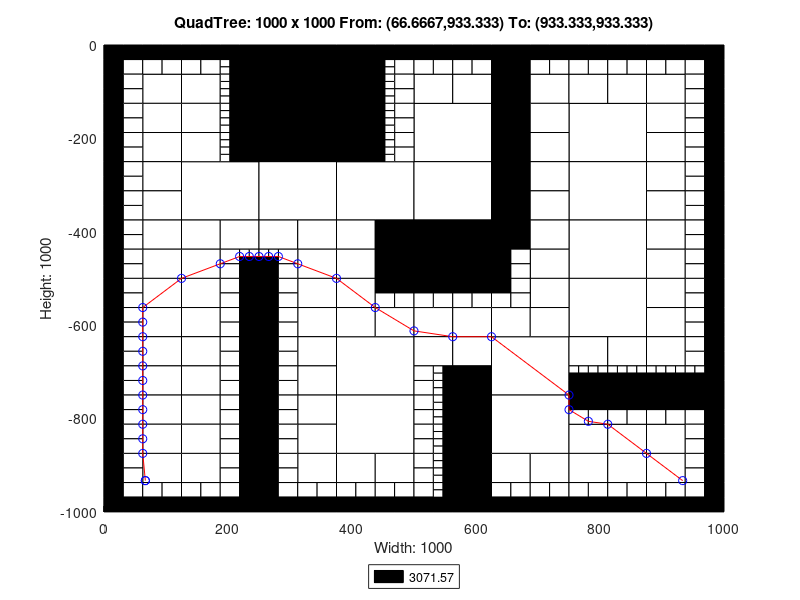

This figure's MATLAB source:
axis([0 1000 -1000 0]);
title('QuadTree: 1000 x 1000 From: (66.6667,933.333) To: (933.333,933.333)');
xlabel('Width: 1000');
ylabel('Height: 1000');
rectangle('Position',[250 -125 125 125], 'FaceColor',[0 0 0]);
rectangle('Position',[250 -250 125 125], 'FaceColor',[0 0 0]);
rectangle('Position',[125 -375 125 125], 'FaceColor',[1 1 1]);
rectangle('Position',[250 -375 125 125], 'FaceColor',[1 1 1]);
rectangle('Position',[375 -375 125 125], 'FaceColor',[1 1 1]);
rectangle('Position',[500 -250 125 125], 'FaceColor',[1 1 1]);
rectangle('Position',[750 -250 125 125], 'FaceColor',[1 1 1]);
rectangle('Position',[500 -375 125 125], 'FaceColor',[1 1 1]);
rectangle('Position',[500 -500 125 125], 'FaceColor',[0 0 0]);
rectangle('Position',[750 -375 125 125], 'FaceColor',[1 1 1]);
rectangle('Position',[750 -500 125 125], 'FaceColor',[1 1 1]);
rectangle('Position',[375 -750 125 125], 'FaceColor',[1 1 1]);
rectangle('Position',[375 -875 125 125], 'FaceColor',[1 1 1]);
rectangle('Position',[625 -750 125 125], 'FaceColor',[1 1 1]);
rectangle('Position',[750 -625 125 125], 'FaceColor',[1 1 1]);
rectangle('Position',[625 -875 125 125], 'FaceColor',[1 1 1]);
rectangle('Position',[62.5 -125 62.5 62.5], 'FaceColor',[1 1 1]);
rectangle('Position',[125 -125 62.5 62.5], 'FaceColor',[1 1 1]);
rectangle('Position',[62.5 -187.5 62.5 62.5], 'FaceColor',[1 1 1]);
rectangle('Position',[62.5 -250 62.5 62.5], 'FaceColor',[1 1 1]);
rectangle('Position',[125 -187.5 62.5 62.5], 'FaceColor',[1 1 1]);
rectangle('Position',[125 -250 62.5 62.5], 'FaceColor',[1 1 1]);
rectangle('Position',[375 -62.5 62.5 62.5], 'FaceColor',[0 0 0]);
rectangle('Position',[375 -125 62.5 62.5], 'FaceColor',[0 0 0]);
rectangle('Position',[375 -187.5 62.5 62.5], 'FaceColor',[0 0 0]);
rectangle('Position',[375 -250 62.5 62.5], 'FaceColor',[0 0 0]);
rectangle('Position',[62.5 -312.5 62.5 62.5], 'FaceColor',[1 1 1]);
rectangle('Position',[62.5 -375 62.5 62.5], 'FaceColor',[1 1 1]);
rectangle('Position',[62.5 -437.5 62.5 62.5], 'FaceColor',[1 1 1]);
rectangle('Position',[62.5 -500 62.5 62.5], 'FaceColor',[1 1 1]);
rectangle('Position',[125 -437.5 62.5 62.5], 'FaceColor',[1 1 1]);
rectangle('Position',[187.5 -437.5 62.5 62.5], 'FaceColor',[1 1 1]);
rectangle('Position',[125 -500 62.5 62.5], 'FaceColor',[1 1 1]);
rectangle('Position',[250 -437.5 62.5 62.5], 'FaceColor',[1 1 1]);
rectangle('Position',[312.5 -437.5 62.5 62.5], 'FaceColor',[1 1 1]);
rectangle('Position',[312.5 -500 62.5 62.5], 'FaceColor',[1 1 1]);
rectangle('Position',[375 -437.5 62.5 62.5], 'FaceColor',[1 1 1]);
rectangle('Position',[437.5 -437.5 62.5 62.5], 'FaceColor',[0 0 0]);
rectangle('Position',[375 -500 62.5 62.5], 'FaceColor',[1 1 1]);
rectangle('Position',[437.5 -500 62.5 62.5], 'FaceColor',[0 0 0]);
rectangle('Position',[500 -125 62.5 62.5], 'FaceColor',[1 1 1]);
rectangle('Position',[562.5 -125 62.5 62.5], 'FaceColor',[1 1 1]);
rectangle('Position',[625 -62.5 62.5 62.5], 'FaceColor',[0 0 0]);
rectangle('Position',[625 -125 62.5 62.5], 'FaceColor',[0 0 0]);
rectangle('Position',[687.5 -125 62.5 62.5], 'FaceColor',[1 1 1]);
rectangle('Position',[625 -187.5 62.5 62.5], 'FaceColor',[0 0 0]);
rectangle('Position',[687.5 -187.5 62.5 62.5], 'FaceColor',[1 1 1]);
rectangle('Position',[625 -250 62.5 62.5], 'FaceColor',[0 0 0]);
rectangle('Position',[687.5 -250 62.5 62.5], 'FaceColor',[1 1 1]);
rectangle('Position',[750 -125 62.5 62.5], 'FaceColor',[1 1 1]);
rectangle('Position',[812.5 -125 62.5 62.5], 'FaceColor',[1 1 1]);
rectangle('Position',[875 -125 62.5 62.5], 'FaceColor',[1 1 1]);
rectangle('Position',[875 -187.5 62.5 62.5], 'FaceColor',[1 1 1]);
rectangle('Position',[875 -250 62.5 62.5], 'FaceColor',[1 1 1]);
rectangle('Position',[625 -312.5 62.5 62.5], 'FaceColor',[0 0 0]);
rectangle('Position',[687.5 -312.5 62.5 62.5], 'FaceColor',[1 1 1]);
rectangle('Position',[625 -375 62.5 62.5], 'FaceColor',[0 0 0]);
rectangle('Position',[687.5 -375 62.5 62.5], 'FaceColor',[1 1 1]);
rectangle('Position',[625 -437.5 62.5 62.5], 'FaceColor',[0 0 0]);
rectangle('Position',[687.5 -437.5 62.5 62.5], 'FaceColor',[1 1 1]);
rectangle('Position',[687.5 -500 62.5 62.5], 'FaceColor',[1 1 1]);
rectangle('Position',[875 -312.5 62.5 62.5], 'FaceColor',[1 1 1]);
rectangle('Position',[875 -375 62.5 62.5], 'FaceColor',[1 1 1]);
rectangle('Position',[875 -437.5 62.5 62.5], 'FaceColor',[1 1 1]);
rectangle('Position',[875 -500 62.5 62.5], 'FaceColor',[1 1 1]);
rectangle('Position',[62.5 -562.5 62.5 62.5], 'FaceColor',[1 1 1]);
rectangle('Position',[62.5 -625 62.5 62.5], 'FaceColor',[1 1 1]);
rectangle('Position',[125 -562.5 62.5 62.5], 'FaceColor',[1 1 1]);
rectangle('Position',[125 -625 62.5 62.5], 'FaceColor',[1 1 1]);
rectangle('Position',[62.5 -687.5 62.5 62.5], 'FaceColor',[1 1 1]);
rectangle('Position',[62.5 -750 62.5 62.5], 'FaceColor',[1 1 1]);
rectangle('Position',[125 -687.5 62.5 62.5], 'FaceColor',[1 1 1]);
rectangle('Position',[125 -750 62.5 62.5], 'FaceColor',[1 1 1]);
rectangle('Position',[312.5 -562.5 62.5 62.5], 'FaceColor',[1 1 1]);
rectangle('Position',[312.5 -625 62.5 62.5], 'FaceColor',[1 1 1]);
rectangle('Position',[375 -562.5 62.5 62.5], 'FaceColor',[1 1 1]);
rectangle('Position',[375 -625 62.5 62.5], 'FaceColor',[1 1 1]);
rectangle('Position',[437.5 -625 62.5 62.5], 'FaceColor',[1 1 1]);
rectangle('Position',[312.5 -687.5 62.5 62.5], 'FaceColor',[1 1 1]);
rectangle('Position',[312.5 -750 62.5 62.5], 'FaceColor',[1 1 1]);
rectangle('Position',[62.5 -812.5 62.5 62.5], 'FaceColor',[1 1 1]);
rectangle('Position',[62.5 -875 62.5 62.5], 'FaceColor',[1 1 1]);
rectangle('Position',[125 -812.5 62.5 62.5], 'FaceColor',[1 1 1]);
rectangle('Position',[125 -875 62.5 62.5], 'FaceColor',[1 1 1]);
rectangle('Position',[62.5 -937.5 62.5 62.5], 'FaceColor',[1 1 1]);
rectangle('Position',[125 -937.5 62.5 62.5], 'FaceColor',[1 1 1]);
rectangle('Position',[312.5 -812.5 62.5 62.5], 'FaceColor',[1 1 1]);
rectangle('Position',[312.5 -875 62.5 62.5], 'FaceColor',[1 1 1]);
rectangle('Position',[312.5 -937.5 62.5 62.5], 'FaceColor',[1 1 1]);
rectangle('Position',[375 -937.5 62.5 62.5], 'FaceColor',[1 1 1]);
rectangle('Position',[437.5 -937.5 62.5 62.5], 'FaceColor',[1 1 1]);
rectangle('Position',[500 -625 62.5 62.5], 'FaceColor',[1 1 1]);
rectangle('Position',[562.5 -625 62.5 62.5], 'FaceColor',[1 1 1]);
rectangle('Position',[687.5 -562.5 62.5 62.5], 'FaceColor',[1 1 1]);
rectangle('Position',[625 -625 62.5 62.5], 'FaceColor',[1 1 1]);
rectangle('Position',[687.5 -625 62.5 62.5], 'FaceColor',[1 1 1]);
rectangle('Position',[500 -687.5 62.5 62.5], 'FaceColor',[1 1 1]);
rectangle('Position',[562.5 -687.5 62.5 62.5], 'FaceColor',[1 1 1]);
rectangle('Position',[562.5 -750 62.5 62.5], 'FaceColor',[0 0 0]);
rectangle('Position',[875 -562.5 62.5 62.5], 'FaceColor',[1 1 1]);
rectangle('Position',[875 -625 62.5 62.5], 'FaceColor',[1 1 1]);
rectangle('Position',[750 -687.5 62.5 62.5], 'FaceColor',[1 1 1]);
rectangle('Position',[812.5 -687.5 62.5 62.5], 'FaceColor',[1 1 1]);
rectangle('Position',[875 -687.5 62.5 62.5], 'FaceColor',[1 1 1]);
rectangle('Position',[562.5 -812.5 62.5 62.5], 'FaceColor',[0 0 0]);
rectangle('Position',[562.5 -875 62.5 62.5], 'FaceColor',[0 0 0]);
rectangle('Position',[562.5 -937.5 62.5 62.5], 'FaceColor',[0 0 0]);
rectangle('Position',[562.5 -1000 62.5 62.5], 'FaceColor',[0 0 0]);
rectangle('Position',[625 -937.5 62.5 62.5], 'FaceColor',[1 1 1]);
rectangle('Position',[687.5 -937.5 62.5 62.5], 'FaceColor',[1 1 1]);
rectangle('Position',[750 -875 62.5 62.5], 'FaceColor',[1 1 1]);
rectangle('Position',[812.5 -875 62.5 62.5], 'FaceColor',[1 1 1]);
rectangle('Position',[875 -875 62.5 62.5], 'FaceColor',[1 1 1]);
rectangle('Position',[750 -937.5 62.5 62.5], 'FaceColor',[1 1 1]);
rectangle('Position',[812.5 -937.5 62.5 62.5], 'FaceColor',[1 1 1]);
rectangle('Position',[875 -937.5 62.5 62.5], 'FaceColor',[1 1 1]);
rectangle('Position',[0 -31.25 31.25 31.25], 'FaceColor',[0 0 0]);
rectangle('Position',[31.25 -31.25 31.25 31.25], 'FaceColor',[0 0 0]);
rectangle('Position',[0 -62.5 31.25 31.25], 'FaceColor',[0 0 0]);
rectangle('Position',[31.25 -62.5 31.25 31.25], 'FaceColor',[1 1 1]);
rectangle('Position',[62.5 -31.25 31.25 31.25], 'FaceColor',[0 0 0]);
rectangle('Position',[93.75 -31.25 31.25 31.25], 'FaceColor',[0 0 0]);
rectangle('Position',[62.5 -62.5 31.25 31.25], 'FaceColor',[1 1 1]);
rectangle('Position',[93.75 -62.5 31.25 31.25], 'FaceColor',[1 1 1]);
rectangle('Position',[0 -93.75 31.25 31.25], 'FaceColor',[0 0 0]);
rectangle('Position',[31.25 -93.75 31.25 31.25], 'FaceColor',[1 1 1]);
rectangle('Position',[0 -125 31.25 31.25], 'FaceColor',[0 0 0]);
rectangle('Position',[31.25 -125 31.25 31.25], 'FaceColor',[1 1 1]);
rectangle('Position',[125 -31.25 31.25 31.25], 'FaceColor',[0 0 0]);
rectangle('Position',[156.25 -31.25 31.25 31.25], 'FaceColor',[0 0 0]);
rectangle('Position',[125 -62.5 31.25 31.25], 'FaceColor',[1 1 1]);
rectangle('Position',[156.25 -62.5 31.25 31.25], 'FaceColor',[1 1 1]);
rectangle('Position',[187.5 -31.25 31.25 31.25], 'FaceColor',[0 0 0]);
rectangle('Position',[218.75 -31.25 31.25 31.25], 'FaceColor',[0 0 0]);
rectangle('Position',[218.75 -62.5 31.25 31.25], 'FaceColor',[0 0 0]);
rectangle('Position',[218.75 -93.75 31.25 31.25], 'FaceColor',[0 0 0]);
rectangle('Position',[218.75 -125 31.25 31.25], 'FaceColor',[0 0 0]);
rectangle('Position',[0 -156.25 31.25 31.25], 'FaceColor',[0 0 0]);
rectangle('Position',[31.25 -156.25 31.25 31.25], 'FaceColor',[1 1 1]);
rectangle('Position',[0 -187.5 31.25 31.25], 'FaceColor',[0 0 0]);
rectangle('Position',[31.25 -187.5 31.25 31.25], 'FaceColor',[1 1 1]);
rectangle('Position',[0 -218.75 31.25 31.25], 'FaceColor',[0 0 0]);
rectangle('Position',[31.25 -218.75 31.25 31.25], 'FaceColor',[1 1 1]);
rectangle('Position',[0 -250 31.25 31.25], 'FaceColor',[0 0 0]);
rectangle('Position',[31.25 -250 31.25 31.25], 'FaceColor',[1 1 1]);
rectangle('Position',[218.75 -156.25 31.25 31.25], 'FaceColor',[0 0 0]);
rectangle('Position',[218.75 -187.5 31.25 31.25], 'FaceColor',[0 0 0]);
rectangle('Position',[218.75 -218.75 31.25 31.25], 'FaceColor',[0 0 0]);
rectangle('Position',[218.75 -250 31.25 31.25], 'FaceColor',[0 0 0]);
rectangle('Position',[437.5 -31.25 31.25 31.25], 'FaceColor',[0 0 0]);
rectangle('Position',[468.75 -31.25 31.25 31.25], 'FaceColor',[0 0 0]);
rectangle('Position',[468.75 -62.5 31.25 31.25], 'FaceColor',[1 1 1]);
rectangle('Position',[468.75 -93.75 31.25 31.25], 'FaceColor',[1 1 1]);
rectangle('Position',[468.75 -125 31.25 31.25], 'FaceColor',[1 1 1]);
rectangle('Position',[468.75 -156.25 31.25 31.25], 'FaceColor',[1 1 1]);
rectangle('Position',[468.75 -187.5 31.25 31.25], 'FaceColor',[1 1 1]);
rectangle('Position',[468.75 -218.75 31.25 31.25], 'FaceColor',[1 1 1]);
rectangle('Position',[468.75 -250 31.25 31.25], 'FaceColor',[1 1 1]);
rectangle('Position',[0 -281.25 31.25 31.25], 'FaceColor',[0 0 0]);
rectangle('Position',[31.25 -281.25 31.25 31.25], 'FaceColor',[1 1 1]);
rectangle('Position',[0 -312.5 31.25 31.25], 'FaceColor',[0 0 0]);
rectangle('Position',[31.25 -312.5 31.25 31.25], 'FaceColor',[1 1 1]);
rectangle('Position',[0 -343.75 31.25 31.25], 'FaceColor',[0 0 0]);
rectangle('Position',[31.25 -343.75 31.25 31.25], 'FaceColor',[1 1 1]);
rectangle('Position',[0 -375 31.25 31.25], 'FaceColor',[0 0 0]);
rectangle('Position',[31.25 -375 31.25 31.25], 'FaceColor',[1 1 1]);
rectangle('Position',[0 -406.25 31.25 31.25], 'FaceColor',[0 0 0]);
rectangle('Position',[31.25 -406.25 31.25 31.25], 'FaceColor',[1 1 1]);
rectangle('Position',[0 -437.5 31.25 31.25], 'FaceColor',[0 0 0]);
rectangle('Position',[31.25 -437.5 31.25 31.25], 'FaceColor',[1 1 1]);
rectangle('Position',[0 -468.75 31.25 31.25], 'FaceColor',[0 0 0]);
rectangle('Position',[31.25 -468.75 31.25 31.25], 'FaceColor',[1 1 1]);
rectangle('Position',[0 -500 31.25 31.25], 'FaceColor',[0 0 0]);
rectangle('Position',[31.25 -500 31.25 31.25], 'FaceColor',[1 1 1]);
rectangle('Position',[187.5 -468.75 31.25 31.25], 'FaceColor',[1 1 1]);
rectangle('Position',[187.5 -500 31.25 31.25], 'FaceColor',[1 1 1]);
rectangle('Position',[218.75 -500 31.25 31.25], 'FaceColor',[0 0 0]);
rectangle('Position',[281.25 -468.75 31.25 31.25], 'FaceColor',[1 1 1]);
rectangle('Position',[250 -500 31.25 31.25], 'FaceColor',[0 0 0]);
rectangle('Position',[281.25 -500 31.25 31.25], 'FaceColor',[1 1 1]);
rectangle('Position',[500 -31.25 31.25 31.25], 'FaceColor',[0 0 0]);
rectangle('Position',[531.25 -31.25 31.25 31.25], 'FaceColor',[0 0 0]);
rectangle('Position',[500 -62.5 31.25 31.25], 'FaceColor',[1 1 1]);
rectangle('Position',[531.25 -62.5 31.25 31.25], 'FaceColor',[1 1 1]);
rectangle('Position',[562.5 -31.25 31.25 31.25], 'FaceColor',[0 0 0]);
rectangle('Position',[593.75 -31.25 31.25 31.25], 'FaceColor',[0 0 0]);
rectangle('Position',[562.5 -62.5 31.25 31.25], 'FaceColor',[1 1 1]);
rectangle('Position',[593.75 -62.5 31.25 31.25], 'FaceColor',[1 1 1]);
rectangle('Position',[687.5 -31.25 31.25 31.25], 'FaceColor',[0 0 0]);
rectangle('Position',[718.75 -31.25 31.25 31.25], 'FaceColor',[0 0 0]);
rectangle('Position',[687.5 -62.5 31.25 31.25], 'FaceColor',[1 1 1]);
rectangle('Position',[718.75 -62.5 31.25 31.25], 'FaceColor',[1 1 1]);
rectangle('Position',[750 -31.25 31.25 31.25], 'FaceColor',[0 0 0]);
rectangle('Position',[781.25 -31.25 31.25 31.25], 'FaceColor',[0 0 0]);
rectangle('Position',[750 -62.5 31.25 31.25], 'FaceColor',[1 1 1]);
rectangle('Position',[781.25 -62.5 31.25 31.25], 'FaceColor',[1 1 1]);
rectangle('Position',[812.5 -31.25 31.25 31.25], 'FaceColor',[0 0 0]);
rectangle('Position',[843.75 -31.25 31.25 31.25], 'FaceColor',[0 0 0]);
rectangle('Position',[812.5 -62.5 31.25 31.25], 'FaceColor',[1 1 1]);
rectangle('Position',[843.75 -62.5 31.25 31.25], 'FaceColor',[1 1 1]);
rectangle('Position',[875 -31.25 31.25 31.25], 'FaceColor',[0 0 0]);
rectangle('Position',[906.25 -31.25 31.25 31.25], 'FaceColor',[0 0 0]);
rectangle('Position',[875 -62.5 31.25 31.25], 'FaceColor',[1 1 1]);
rectangle('Position',[906.25 -62.5 31.25 31.25], 'FaceColor',[1 1 1]);
rectangle('Position',[937.5 -31.25 31.25 31.25], 'FaceColor',[0 0 0]);
rectangle('Position',[968.75 -31.25 31.25 31.25], 'FaceColor',[0 0 0]);
rectangle('Position',[937.5 -62.5 31.25 31.25], 'FaceColor',[1 1 1]);
rectangle('Position',[968.75 -62.5 31.25 31.25], 'FaceColor',[0 0 0]);
rectangle('Position',[937.5 -93.75 31.25 31.25], 'FaceColor',[1 1 1]);
rectangle('Position',[968.75 -93.75 31.25 31.25], 'FaceColor',[0 0 0]);
rectangle('Position',[937.5 -125 31.25 31.25], 'FaceColor',[1 1 1]);
rectangle('Position',[968.75 -125 31.25 31.25], 'FaceColor',[0 0 0]);
rectangle('Position',[937.5 -156.25 31.25 31.25], 'FaceColor',[1 1 1]);
rectangle('Position',[968.75 -156.25 31.25 31.25], 'FaceColor',[0 0 0]);
rectangle('Position',[937.5 -187.5 31.25 31.25], 'FaceColor',[1 1 1]);
rectangle('Position',[968.75 -187.5 31.25 31.25], 'FaceColor',[0 0 0]);
rectangle('Position',[937.5 -218.75 31.25 31.25], 'FaceColor',[1 1 1]);
rectangle('Position',[968.75 -218.75 31.25 31.25], 'FaceColor',[0 0 0]);
rectangle('Position',[937.5 -250 31.25 31.25], 'FaceColor',[1 1 1]);
rectangle('Position',[968.75 -250 31.25 31.25], 'FaceColor',[0 0 0]);
rectangle('Position',[625 -468.75 31.25 31.25], 'FaceColor',[0 0 0]);
rectangle('Position',[656.25 -468.75 31.25 31.25], 'FaceColor',[1 1 1]);
rectangle('Position',[625 -500 31.25 31.25], 'FaceColor',[0 0 0]);
rectangle('Position',[656.25 -500 31.25 31.25], 'FaceColor',[1 1 1]);
rectangle('Position',[937.5 -281.25 31.25 31.25], 'FaceColor',[1 1 1]);
rectangle('Position',[968.75 -281.25 31.25 31.25], 'FaceColor',[0 0 0]);
rectangle('Position',[937.5 -312.5 31.25 31.25], 'FaceColor',[1 1 1]);
rectangle('Position',[968.75 -312.5 31.25 31.25], 'FaceColor',[0 0 0]);
rectangle('Position',[937.5 -343.75 31.25 31.25], 'FaceColor',[1 1 1]);
rectangle('Position',[968.75 -343.75 31.25 31.25], 'FaceColor',[0 0 0]);
rectangle('Position',[937.5 -375 31.25 31.25], 'FaceColor',[1 1 1]);
rectangle('Position',[968.75 -375 31.25 31.25], 'FaceColor',[0 0 0]);
rectangle('Position',[937.5 -406.25 31.25 31.25], 'FaceColor',[1 1 1]);
rectangle('Position',[968.75 -406.25 31.25 31.25], 'FaceColor',[0 0 0]);
rectangle('Position',[937.5 -437.5 31.25 31.25], 'FaceColor',[1 1 1]);
rectangle('Position',[968.75 -437.5 31.25 31.25], 'FaceColor',[0 0 0]);
rectangle('Position',[937.5 -468.75 31.25 31.25], 'FaceColor',[1 1 1]);
rectangle('Position',[968.75 -468.75 31.25 31.25], 'FaceColor',[0 0 0]);
rectangle('Position',[937.5 -500 31.25 31.25], 'FaceColor',[1 1 1]);
rectangle('Position',[968.75 -500 31.25 31.25], 'FaceColor',[0 0 0]);
rectangle('Position',[0 -531.25 31.25 31.25], 'FaceColor',[0 0 0]);
rectangle('Position',[31.25 -531.25 31.25 31.25], 'FaceColor',[1 1 1]);
rectangle('Position',[0 -562.5 31.25 31.25], 'FaceColor',[0 0 0]);
rectangle('Position',[31.25 -562.5 31.25 31.25], 'FaceColor',[1 1 1]);
rectangle('Position',[0 -593.75 31.25 31.25], 'FaceColor',[0 0 0]);
rectangle('Position',[31.25 -593.75 31.25 31.25], 'FaceColor',[1 1 1]);
rectangle('Position',[0 -625 31.25 31.25], 'FaceColor',[0 0 0]);
rectangle('Position',[31.25 -625 31.25 31.25], 'FaceColor',[1 1 1]);
rectangle('Position',[187.5 -531.25 31.25 31.25], 'FaceColor',[1 1 1]);
rectangle('Position',[218.75 -531.25 31.25 31.25], 'FaceColor',[0 0 0]);
rectangle('Position',[187.5 -562.5 31.25 31.25], 'FaceColor',[1 1 1]);
rectangle('Position',[218.75 -562.5 31.25 31.25], 'FaceColor',[0 0 0]);
rectangle('Position',[187.5 -593.75 31.25 31.25], 'FaceColor',[1 1 1]);
rectangle('Position',[218.75 -593.75 31.25 31.25], 'FaceColor',[0 0 0]);
rectangle('Position',[187.5 -625 31.25 31.25], 'FaceColor',[1 1 1]);
rectangle('Position',[218.75 -625 31.25 31.25], 'FaceColor',[0 0 0]);
rectangle('Position',[0 -656.25 31.25 31.25], 'FaceColor',[0 0 0]);
rectangle('Position',[31.25 -656.25 31.25 31.25], 'FaceColor',[1 1 1]);
rectangle('Position',[0 -687.5 31.25 31.25], 'FaceColor',[0 0 0]);
rectangle('Position',[31.25 -687.5 31.25 31.25], 'FaceColor',[1 1 1]);
rectangle('Position',[0 -718.75 31.25 31.25], 'FaceColor',[0 0 0]);
rectangle('Position',[31.25 -718.75 31.25 31.25], 'FaceColor',[1 1 1]);
rectangle('Position',[0 -750 31.25 31.25], 'FaceColor',[0 0 0]);
rectangle('Position',[31.25 -750 31.25 31.25], 'FaceColor',[1 1 1]);
rectangle('Position',[187.5 -656.25 31.25 31.25], 'FaceColor',[1 1 1]);
rectangle('Position',[218.75 -656.25 31.25 31.25], 'FaceColor',[0 0 0]);
rectangle('Position',[187.5 -687.5 31.25 31.25], 'FaceColor',[1 1 1]);
rectangle('Position',[218.75 -687.5 31.25 31.25], 'FaceColor',[0 0 0]);
rectangle('Position',[187.5 -718.75 31.25 31.25], 'FaceColor',[1 1 1]);
rectangle('Position',[218.75 -718.75 31.25 31.25], 'FaceColor',[0 0 0]);
rectangle('Position',[187.5 -750 31.25 31.25], 'FaceColor',[1 1 1]);
rectangle('Position',[218.75 -750 31.25 31.25], 'FaceColor',[0 0 0]);
rectangle('Position',[250 -531.25 31.25 31.25], 'FaceColor',[0 0 0]);
rectangle('Position',[281.25 -531.25 31.25 31.25], 'FaceColor',[1 1 1]);
rectangle('Position',[250 -562.5 31.25 31.25], 'FaceColor',[0 0 0]);
rectangle('Position',[281.25 -562.5 31.25 31.25], 'FaceColor',[1 1 1]);
rectangle('Position',[250 -593.75 31.25 31.25], 'FaceColor',[0 0 0]);
rectangle('Position',[281.25 -593.75 31.25 31.25], 'FaceColor',[1 1 1]);
rectangle('Position',[250 -625 31.25 31.25], 'FaceColor',[0 0 0]);
rectangle('Position',[281.25 -625 31.25 31.25], 'FaceColor',[1 1 1]);
rectangle('Position',[437.5 -531.25 31.25 31.25], 'FaceColor',[0 0 0]);
rectangle('Position',[468.75 -531.25 31.25 31.25], 'FaceColor',[0 0 0]);
rectangle('Position',[437.5 -562.5 31.25 31.25], 'FaceColor',[1 1 1]);
rectangle('Position',[468.75 -562.5 31.25 31.25], 'FaceColor',[1 1 1]);
rectangle('Position',[250 -656.25 31.25 31.25], 'FaceColor',[0 0 0]);
rectangle('Position',[281.25 -656.25 31.25 31.25], 'FaceColor',[1 1 1]);
rectangle('Position',[250 -687.5 31.25 31.25], 'FaceColor',[0 0 0]);
rectangle('Position',[281.25 -687.5 31.25 31.25], 'FaceColor',[1 1 1]);
rectangle('Position',[250 -718.75 31.25 31.25], 'FaceColor',[0 0 0]);
rectangle('Position',[281.25 -718.75 31.25 31.25], 'FaceColor',[1 1 1]);
rectangle('Position',[250 -750 31.25 31.25], 'FaceColor',[0 0 0]);
rectangle('Position',[281.25 -750 31.25 31.25], 'FaceColor',[1 1 1]);
rectangle('Position',[0 -781.25 31.25 31.25], 'FaceColor',[0 0 0]);
rectangle('Position',[31.25 -781.25 31.25 31.25], 'FaceColor',[1 1 1]);
rectangle('Position',[0 -812.5 31.25 31.25], 'FaceColor',[0 0 0]);
rectangle('Position',[31.25 -812.5 31.25 31.25], 'FaceColor',[1 1 1]);
rectangle('Position',[0 -843.75 31.25 31.25], 'FaceColor',[0 0 0]);
rectangle('Position',[31.25 -843.75 31.25 31.25], 'FaceColor',[1 1 1]);
rectangle('Position',[0 -875 31.25 31.25], 'FaceColor',[0 0 0]);
rectangle('Position',[31.25 -875 31.25 31.25], 'FaceColor',[1 1 1]);
rectangle('Position',[187.5 -781.25 31.25 31.25], 'FaceColor',[1 1 1]);
rectangle('Position',[218.75 -781.25 31.25 31.25], 'FaceColor',[0 0 0]);
rectangle('Position',[187.5 -812.5 31.25 31.25], 'FaceColor',[1 1 1]);
rectangle('Position',[218.75 -812.5 31.25 31.25], 'FaceColor',[0 0 0]);
rectangle('Position',[187.5 -843.75 31.25 31.25], 'FaceColor',[1 1 1]);
rectangle('Position',[218.75 -843.75 31.25 31.25], 'FaceColor',[0 0 0]);
rectangle('Position',[187.5 -875 31.25 31.25], 'FaceColor',[1 1 1]);
rectangle('Position',[218.75 -875 31.25 31.25], 'FaceColor',[0 0 0]);
rectangle('Position',[0 -906.25 31.25 31.25], 'FaceColor',[0 0 0]);
rectangle('Position',[31.25 -906.25 31.25 31.25], 'FaceColor',[1 1 1]);
rectangle('Position',[0 -937.5 31.25 31.25], 'FaceColor',[0 0 0]);
rectangle('Position',[31.25 -937.5 31.25 31.25], 'FaceColor',[1 1 1]);
rectangle('Position',[0 -968.75 31.25 31.25], 'FaceColor',[0 0 0]);
rectangle('Position',[31.25 -968.75 31.25 31.25], 'FaceColor',[1 1 1]);
rectangle('Position',[0 -1000 31.25 31.25], 'FaceColor',[0 0 0]);
rectangle('Position',[31.25 -1000 31.25 31.25], 'FaceColor',[0 0 0]);
rectangle('Position',[62.5 -968.75 31.25 31.25], 'FaceColor',[1 1 1]);
rectangle('Position',[93.75 -968.75 31.25 31.25], 'FaceColor',[1 1 1]);
rectangle('Position',[62.5 -1000 31.25 31.25], 'FaceColor',[0 0 0]);
rectangle('Position',[93.75 -1000 31.25 31.25], 'FaceColor',[0 0 0]);
rectangle('Position',[187.5 -906.25 31.25 31.25], 'FaceColor',[1 1 1]);
rectangle('Position',[218.75 -906.25 31.25 31.25], 'FaceColor',[0 0 0]);
rectangle('Position',[187.5 -937.5 31.25 31.25], 'FaceColor',[1 1 1]);
rectangle('Position',[218.75 -937.5 31.25 31.25], 'FaceColor',[0 0 0]);
rectangle('Position',[125 -968.75 31.25 31.25], 'FaceColor',[1 1 1]);
rectangle('Position',[156.25 -968.75 31.25 31.25], 'FaceColor',[1 1 1]);
rectangle('Position',[125 -1000 31.25 31.25], 'FaceColor',[0 0 0]);
rectangle('Position',[156.25 -1000 31.25 31.25], 'FaceColor',[0 0 0]);
rectangle('Position',[187.5 -968.75 31.25 31.25], 'FaceColor',[1 1 1]);
rectangle('Position',[218.75 -968.75 31.25 31.25], 'FaceColor',[0 0 0]);
rectangle('Position',[187.5 -1000 31.25 31.25], 'FaceColor',[0 0 0]);
rectangle('Position',[218.75 -1000 31.25 31.25], 'FaceColor',[0 0 0]);
rectangle('Position',[250 -781.25 31.25 31.25], 'FaceColor',[0 0 0]);
rectangle('Position',[281.25 -781.25 31.25 31.25], 'FaceColor',[1 1 1]);
rectangle('Position',[250 -812.5 31.25 31.25], 'FaceColor',[0 0 0]);
rectangle('Position',[281.25 -812.5 31.25 31.25], 'FaceColor',[1 1 1]);
rectangle('Position',[250 -843.75 31.25 31.25], 'FaceColor',[0 0 0]);
rectangle('Position',[281.25 -843.75 31.25 31.25], 'FaceColor',[1 1 1]);
rectangle('Position',[250 -875 31.25 31.25], 'FaceColor',[0 0 0]);
rectangle('Position',[281.25 -875 31.25 31.25], 'FaceColor',[1 1 1]);
rectangle('Position',[250 -906.25 31.25 31.25], 'FaceColor',[0 0 0]);
rectangle('Position',[281.25 -906.25 31.25 31.25], 'FaceColor',[1 1 1]);
rectangle('Position',[250 -937.5 31.25 31.25], 'FaceColor',[0 0 0]);
rectangle('Position',[281.25 -937.5 31.25 31.25], 'FaceColor',[1 1 1]);
rectangle('Position',[250 -968.75 31.25 31.25], 'FaceColor',[0 0 0]);
rectangle('Position',[281.25 -968.75 31.25 31.25], 'FaceColor',[1 1 1]);
rectangle('Position',[250 -1000 31.25 31.25], 'FaceColor',[0 0 0]);
rectangle('Position',[281.25 -1000 31.25 31.25], 'FaceColor',[0 0 0]);
rectangle('Position',[312.5 -968.75 31.25 31.25], 'FaceColor',[1 1 1]);
rectangle('Position',[343.75 -968.75 31.25 31.25], 'FaceColor',[1 1 1]);
rectangle('Position',[312.5 -1000 31.25 31.25], 'FaceColor',[0 0 0]);
rectangle('Position',[343.75 -1000 31.25 31.25], 'FaceColor',[0 0 0]);
rectangle('Position',[375 -968.75 31.25 31.25], 'FaceColor',[1 1 1]);
rectangle('Position',[406.25 -968.75 31.25 31.25], 'FaceColor',[1 1 1]);
rectangle('Position',[375 -1000 31.25 31.25], 'FaceColor',[0 0 0]);
rectangle('Position',[406.25 -1000 31.25 31.25], 'FaceColor',[0 0 0]);
rectangle('Position',[437.5 -968.75 31.25 31.25], 'FaceColor',[1 1 1]);
rectangle('Position',[468.75 -968.75 31.25 31.25], 'FaceColor',[1 1 1]);
rectangle('Position',[437.5 -1000 31.25 31.25], 'FaceColor',[0 0 0]);
rectangle('Position',[468.75 -1000 31.25 31.25], 'FaceColor',[0 0 0]);
rectangle('Position',[500 -531.25 31.25 31.25], 'FaceColor',[0 0 0]);
rectangle('Position',[531.25 -531.25 31.25 31.25], 'FaceColor',[0 0 0]);
rectangle('Position',[500 -562.5 31.25 31.25], 'FaceColor',[1 1 1]);
rectangle('Position',[531.25 -562.5 31.25 31.25], 'FaceColor',[1 1 1]);
rectangle('Position',[562.5 -531.25 31.25 31.25], 'FaceColor',[0 0 0]);
rectangle('Position',[593.75 -531.25 31.25 31.25], 'FaceColor',[0 0 0]);
rectangle('Position',[562.5 -562.5 31.25 31.25], 'FaceColor',[1 1 1]);
rectangle('Position',[593.75 -562.5 31.25 31.25], 'FaceColor',[1 1 1]);
rectangle('Position',[625 -531.25 31.25 31.25], 'FaceColor',[0 0 0]);
rectangle('Position',[656.25 -531.25 31.25 31.25], 'FaceColor',[1 1 1]);
rectangle('Position',[625 -562.5 31.25 31.25], 'FaceColor',[1 1 1]);
rectangle('Position',[656.25 -562.5 31.25 31.25], 'FaceColor',[1 1 1]);
rectangle('Position',[500 -718.75 31.25 31.25], 'FaceColor',[1 1 1]);
rectangle('Position',[500 -750 31.25 31.25], 'FaceColor',[1 1 1]);
rectangle('Position',[937.5 -531.25 31.25 31.25], 'FaceColor',[1 1 1]);
rectangle('Position',[968.75 -531.25 31.25 31.25], 'FaceColor',[0 0 0]);
rectangle('Position',[937.5 -562.5 31.25 31.25], 'FaceColor',[1 1 1]);
rectangle('Position',[968.75 -562.5 31.25 31.25], 'FaceColor',[0 0 0]);
rectangle('Position',[937.5 -593.75 31.25 31.25], 'FaceColor',[1 1 1]);
rectangle('Position',[968.75 -593.75 31.25 31.25], 'FaceColor',[0 0 0]);
rectangle('Position',[937.5 -625 31.25 31.25], 'FaceColor',[1 1 1]);
rectangle('Position',[968.75 -625 31.25 31.25], 'FaceColor',[0 0 0]);
rectangle('Position',[750 -750 31.25 31.25], 'FaceColor',[0 0 0]);
rectangle('Position',[781.25 -750 31.25 31.25], 'FaceColor',[0 0 0]);
rectangle('Position',[812.5 -750 31.25 31.25], 'FaceColor',[0 0 0]);
rectangle('Position',[843.75 -750 31.25 31.25], 'FaceColor',[0 0 0]);
rectangle('Position',[937.5 -656.25 31.25 31.25], 'FaceColor',[1 1 1]);
rectangle('Position',[968.75 -656.25 31.25 31.25], 'FaceColor',[0 0 0]);
rectangle('Position',[937.5 -687.5 31.25 31.25], 'FaceColor',[1 1 1]);
rectangle('Position',[968.75 -687.5 31.25 31.25], 'FaceColor',[0 0 0]);
rectangle('Position',[875 -750 31.25 31.25], 'FaceColor',[0 0 0]);
rectangle('Position',[906.25 -750 31.25 31.25], 'FaceColor',[0 0 0]);
rectangle('Position',[968.75 -718.75 31.25 31.25], 'FaceColor',[0 0 0]);
rectangle('Position',[937.5 -750 31.25 31.25], 'FaceColor',[0 0 0]);
rectangle('Position',[968.75 -750 31.25 31.25], 'FaceColor',[0 0 0]);
rectangle('Position',[500 -781.25 31.25 31.25], 'FaceColor',[1 1 1]);
rectangle('Position',[500 -812.5 31.25 31.25], 'FaceColor',[1 1 1]);
rectangle('Position',[500 -843.75 31.25 31.25], 'FaceColor',[1 1 1]);
rectangle('Position',[500 -875 31.25 31.25], 'FaceColor',[1 1 1]);
rectangle('Position',[500 -906.25 31.25 31.25], 'FaceColor',[1 1 1]);
rectangle('Position',[500 -937.5 31.25 31.25], 'FaceColor',[1 1 1]);
rectangle('Position',[500 -968.75 31.25 31.25], 'FaceColor',[1 1 1]);
rectangle('Position',[500 -1000 31.25 31.25], 'FaceColor',[0 0 0]);
rectangle('Position',[531.25 -1000 31.25 31.25], 'FaceColor',[0 0 0]);
rectangle('Position',[625 -968.75 31.25 31.25], 'FaceColor',[1 1 1]);
rectangle('Position',[656.25 -968.75 31.25 31.25], 'FaceColor',[1 1 1]);
rectangle('Position',[625 -1000 31.25 31.25], 'FaceColor',[0 0 0]);
rectangle('Position',[656.25 -1000 31.25 31.25], 'FaceColor',[0 0 0]);
rectangle('Position',[687.5 -968.75 31.25 31.25], 'FaceColor',[1 1 1]);
rectangle('Position',[718.75 -968.75 31.25 31.25], 'FaceColor',[1 1 1]);
rectangle('Position',[687.5 -1000 31.25 31.25], 'FaceColor',[0 0 0]);
rectangle('Position',[718.75 -1000 31.25 31.25], 'FaceColor',[0 0 0]);
rectangle('Position',[750 -781.25 31.25 31.25], 'FaceColor',[0 0 0]);
rectangle('Position',[781.25 -781.25 31.25 31.25], 'FaceColor',[0 0 0]);
rectangle('Position',[750 -812.5 31.25 31.25], 'FaceColor',[1 1 1]);
rectangle('Position',[781.25 -812.5 31.25 31.25], 'FaceColor',[1 1 1]);
rectangle('Position',[812.5 -781.25 31.25 31.25], 'FaceColor',[0 0 0]);
rectangle('Position',[843.75 -781.25 31.25 31.25], 'FaceColor',[0 0 0]);
rectangle('Position',[812.5 -812.5 31.25 31.25], 'FaceColor',[1 1 1]);
rectangle('Position',[843.75 -812.5 31.25 31.25], 'FaceColor',[1 1 1]);
rectangle('Position',[875 -781.25 31.25 31.25], 'FaceColor',[0 0 0]);
rectangle('Position',[906.25 -781.25 31.25 31.25], 'FaceColor',[0 0 0]);
rectangle('Position',[875 -812.5 31.25 31.25], 'FaceColor',[1 1 1]);
rectangle('Position',[906.25 -812.5 31.25 31.25], 'FaceColor',[1 1 1]);
rectangle('Position',[937.5 -781.25 31.25 31.25], 'FaceColor',[0 0 0]);
rectangle('Position',[968.75 -781.25 31.25 31.25], 'FaceColor',[0 0 0]);
rectangle('Position',[937.5 -812.5 31.25 31.25], 'FaceColor',[1 1 1]);
rectangle('Position',[968.75 -812.5 31.25 31.25], 'FaceColor',[0 0 0]);
rectangle('Position',[937.5 -843.75 31.25 31.25], 'FaceColor',[1 1 1]);
rectangle('Position',[968.75 -843.75 31.25 31.25], 'FaceColor',[0 0 0]);
rectangle('Position',[937.5 -875 31.25 31.25], 'FaceColor',[1 1 1]);
rectangle('Position',[968.75 -875 31.25 31.25], 'FaceColor',[0 0 0]);
rectangle('Position',[750 -968.75 31.25 31.25], 'FaceColor',[1 1 1]);
rectangle('Position',[781.25 -968.75 31.25 31.25], 'FaceColor',[1 1 1]);
rectangle('Position',[750 -1000 31.25 31.25], 'FaceColor',[0 0 0]);
rectangle('Position',[781.25 -1000 31.25 31.25], 'FaceColor',[0 0 0]);
rectangle('Position',[812.5 -968.75 31.25 31.25], 'FaceColor',[1 1 1]);
rectangle('Position',[843.75 -968.75 31.25 31.25], 'FaceColor',[1 1 1]);
rectangle('Position',[812.5 -1000 31.25 31.25], 'FaceColor',[0 0 0]);
rectangle('Position',[843.75 -1000 31.25 31.25], 'FaceColor',[0 0 0]);
rectangle('Position',[937.5 -906.25 31.25 31.25], 'FaceColor',[1 1 1]);
rectangle('Position',[968.75 -906.25 31.25 31.25], 'FaceColor',[0 0 0]);
rectangle('Position',[937.5 -937.5 31.25 31.25], 'FaceColor',[1 1 1]);
rectangle('Position',[968.75 -937.5 31.25 31.25], 'FaceColor',[0 0 0]);
rectangle('Position',[875 -968.75 31.25 31.25], 'FaceColor',[1 1 1]);
rectangle('Position',[906.25 -968.75 31.25 31.25], 'FaceColor',[1 1 1]);
rectangle('Position',[875 -1000 31.25 31.25], 'FaceColor',[0 0 0]);
rectangle('Position',[906.25 -1000 31.25 31.25], 'FaceColor',[0 0 0]);
rectangle('Position',[937.5 -968.75 31.25 31.25], 'FaceColor',[1 1 1]);
rectangle('Position',[968.75 -968.75 31.25 31.25], 'FaceColor',[0 0 0]);
rectangle('Position',[937.5 -1000 31.25 31.25], 'FaceColor',[0 0 0]);
rectangle('Position',[968.75 -1000 31.25 31.25], 'FaceColor',[0 0 0]);
rectangle('Position',[187.5 -46.875 15.625 15.625], 'FaceColor',[1 1 1]);
rectangle('Position',[203.125 -46.875 15.625 15.625], 'FaceColor',[0 0 0]);
rectangle('Position',[187.5 -62.5 15.625 15.625], 'FaceColor',[1 1 1]);
rectangle('Position',[203.125 -62.5 15.625 15.625], 'FaceColor',[0 0 0]);
rectangle('Position',[187.5 -78.125 15.625 15.625], 'FaceColor',[1 1 1]);
rectangle('Position',[203.125 -78.125 15.625 15.625], 'FaceColor',[0 0 0]);
rectangle('Position',[187.5 -93.75 15.625 15.625], 'FaceColor',[1 1 1]);
rectangle('Position',[203.125 -93.75 15.625 15.625], 'FaceColor',[0 0 0]);
rectangle('Position',[187.5 -109.375 15.625 15.625], 'FaceColor',[1 1 1]);
rectangle('Position',[203.125 -109.375 15.625 15.625], 'FaceColor',[0 0 0]);
rectangle('Position',[187.5 -125 15.625 15.625], 'FaceColor',[1 1 1]);
rectangle('Position',[203.125 -125 15.625 15.625], 'FaceColor',[0 0 0]);
rectangle('Position',[187.5 -140.625 15.625 15.625], 'FaceColor',[1 1 1]);
rectangle('Position',[203.125 -140.625 15.625 15.625], 'FaceColor',[0 0 0]);
rectangle('Position',[187.5 -156.25 15.625 15.625], 'FaceColor',[1 1 1]);
rectangle('Position',[203.125 -156.25 15.625 15.625], 'FaceColor',[0 0 0]);
rectangle('Position',[187.5 -171.875 15.625 15.625], 'FaceColor',[1 1 1]);
rectangle('Position',[203.125 -171.875 15.625 15.625], 'FaceColor',[0 0 0]);
rectangle('Position',[187.5 -187.5 15.625 15.625], 'FaceColor',[1 1 1]);
rectangle('Position',[203.125 -187.5 15.625 15.625], 'FaceColor',[0 0 0]);
rectangle('Position',[187.5 -203.125 15.625 15.625], 'FaceColor',[1 1 1]);
rectangle('Position',[203.125 -203.125 15.625 15.625], 'FaceColor',[0 0 0]);
rectangle('Position',[187.5 -218.75 15.625 15.625], 'FaceColor',[1 1 1]);
rectangle('Position',[203.125 -218.75 15.625 15.625], 'FaceColor',[0 0 0]);
rectangle('Position',[187.5 -234.375 15.625 15.625], 'FaceColor',[1 1 1]);
rectangle('Position',[203.125 -234.375 15.625 15.625], 'FaceColor',[0 0 0]);
rectangle('Position',[187.5 -250 15.625 15.625], 'FaceColor',[1 1 1]);
rectangle('Position',[203.125 -250 15.625 15.625], 'FaceColor',[0 0 0]);
rectangle('Position',[437.5 -46.875 15.625 15.625], 'FaceColor',[0 0 0]);
rectangle('Position',[453.125 -46.875 15.625 15.625], 'FaceColor',[1 1 1]);
rectangle('Position',[437.5 -62.5 15.625 15.625], 'FaceColor',[0 0 0]);
rectangle('Position',[453.125 -62.5 15.625 15.625], 'FaceColor',[1 1 1]);
rectangle('Position',[437.5 -78.125 15.625 15.625], 'FaceColor',[0 0 0]);
rectangle('Position',[453.125 -78.125 15.625 15.625], 'FaceColor',[1 1 1]);
rectangle('Position',[437.5 -93.75 15.625 15.625], 'FaceColor',[0 0 0]);
rectangle('Position',[453.125 -93.75 15.625 15.625], 'FaceColor',[1 1 1]);
rectangle('Position',[437.5 -109.375 15.625 15.625], 'FaceColor',[0 0 0]);
rectangle('Position',[453.125 -109.375 15.625 15.625], 'FaceColor',[1 1 1]);
rectangle('Position',[437.5 -125 15.625 15.625], 'FaceColor',[0 0 0]);
rectangle('Position',[453.125 -125 15.625 15.625], 'FaceColor',[1 1 1]);
rectangle('Position',[437.5 -140.625 15.625 15.625], 'FaceColor',[0 0 0]);
rectangle('Position',[453.125 -140.625 15.625 15.625], 'FaceColor',[1 1 1]);
rectangle('Position',[437.5 -156.25 15.625 15.625], 'FaceColor',[0 0 0]);
rectangle('Position',[453.125 -156.25 15.625 15.625], 'FaceColor',[1 1 1]);
rectangle('Position',[437.5 -171.875 15.625 15.625], 'FaceColor',[0 0 0]);
rectangle('Position',[453.125 -171.875 15.625 15.625], 'FaceColor',[1 1 1]);
rectangle('Position',[437.5 -187.5 15.625 15.625], 'FaceColor',[0 0 0]);
rectangle('Position',[453.125 -187.5 15.625 15.625], 'FaceColor',[1 1 1]);
rectangle('Position',[437.5 -203.125 15.625 15.625], 'FaceColor',[0 0 0]);
rectangle('Position',[453.125 -203.125 15.625 15.625], 'FaceColor',[1 1 1]);
rectangle('Position',[437.5 -218.75 15.625 15.625], 'FaceColor',[0 0 0]);
rectangle('Position',[453.125 -218.75 15.625 15.625], 'FaceColor',[1 1 1]);
rectangle('Position',[437.5 -234.375 15.625 15.625], 'FaceColor',[0 0 0]);
rectangle('Position',[453.125 -234.375 15.625 15.625], 'FaceColor',[1 1 1]);
rectangle('Position',[437.5 -250 15.625 15.625], 'FaceColor',[0 0 0]);
rectangle('Position',[453.125 -250 15.625 15.625], 'FaceColor',[1 1 1]);
rectangle('Position',[218.75 -453.125 15.625 15.625], 'FaceColor',[1 1 1]);
rectangle('Position',[234.375 -453.125 15.625 15.625], 'FaceColor',[1 1 1]);
rectangle('Position',[218.75 -468.75 15.625 15.625], 'FaceColor',[0 0 0]);
rectangle('Position',[234.375 -468.75 15.625 15.625], 'FaceColor',[0 0 0]);
rectangle('Position',[250 -453.125 15.625 15.625], 'FaceColor',[1 1 1]);
rectangle('Position',[265.625 -453.125 15.625 15.625], 'FaceColor',[1 1 1]);
rectangle('Position',[250 -468.75 15.625 15.625], 'FaceColor',[0 0 0]);
rectangle('Position',[265.625 -468.75 15.625 15.625], 'FaceColor',[0 0 0]);
rectangle('Position',[531.25 -703.125 15.625 15.625], 'FaceColor',[1 1 1]);
rectangle('Position',[546.875 -703.125 15.625 15.625], 'FaceColor',[0 0 0]);
rectangle('Position',[531.25 -718.75 15.625 15.625], 'FaceColor',[1 1 1]);
rectangle('Position',[546.875 -718.75 15.625 15.625], 'FaceColor',[0 0 0]);
rectangle('Position',[531.25 -734.375 15.625 15.625], 'FaceColor',[1 1 1]);
rectangle('Position',[546.875 -734.375 15.625 15.625], 'FaceColor',[0 0 0]);
rectangle('Position',[531.25 -750 15.625 15.625], 'FaceColor',[1 1 1]);
rectangle('Position',[546.875 -750 15.625 15.625], 'FaceColor',[0 0 0]);
rectangle('Position',[750 -703.125 15.625 15.625], 'FaceColor',[1 1 1]);
rectangle('Position',[765.625 -703.125 15.625 15.625], 'FaceColor',[1 1 1]);
rectangle('Position',[750 -718.75 15.625 15.625], 'FaceColor',[0 0 0]);
rectangle('Position',[765.625 -718.75 15.625 15.625], 'FaceColor',[0 0 0]);
rectangle('Position',[781.25 -703.125 15.625 15.625], 'FaceColor',[1 1 1]);
rectangle('Position',[796.875 -703.125 15.625 15.625], 'FaceColor',[1 1 1]);
rectangle('Position',[781.25 -718.75 15.625 15.625], 'FaceColor',[0 0 0]);
rectangle('Position',[796.875 -718.75 15.625 15.625], 'FaceColor',[0 0 0]);
rectangle('Position',[812.5 -703.125 15.625 15.625], 'FaceColor',[1 1 1]);
rectangle('Position',[828.125 -703.125 15.625 15.625], 'FaceColor',[1 1 1]);
rectangle('Position',[812.5 -718.75 15.625 15.625], 'FaceColor',[0 0 0]);
rectangle('Position',[828.125 -718.75 15.625 15.625], 'FaceColor',[0 0 0]);
rectangle('Position',[843.75 -703.125 15.625 15.625], 'FaceColor',[1 1 1]);
rectangle('Position',[859.375 -703.125 15.625 15.625], 'FaceColor',[1 1 1]);
rectangle('Position',[843.75 -718.75 15.625 15.625], 'FaceColor',[0 0 0]);
rectangle('Position',[859.375 -718.75 15.625 15.625], 'FaceColor',[0 0 0]);
rectangle('Position',[875 -703.125 15.625 15.625], 'FaceColor',[1 1 1]);
rectangle('Position',[890.625 -703.125 15.625 15.625], 'FaceColor',[1 1 1]);
rectangle('Position',[875 -718.75 15.625 15.625], 'FaceColor',[0 0 0]);
rectangle('Position',[890.625 -718.75 15.625 15.625], 'FaceColor',[0 0 0]);
rectangle('Position',[906.25 -703.125 15.625 15.625], 'FaceColor',[1 1 1]);
rectangle('Position',[921.875 -703.125 15.625 15.625], 'FaceColor',[1 1 1]);
rectangle('Position',[906.25 -718.75 15.625 15.625], 'FaceColor',[0 0 0]);
rectangle('Position',[921.875 -718.75 15.625 15.625], 'FaceColor',[0 0 0]);
rectangle('Position',[937.5 -703.125 15.625 15.625], 'FaceColor',[1 1 1]);
rectangle('Position',[953.125 -703.125 15.625 15.625], 'FaceColor',[1 1 1]);
rectangle('Position',[937.5 -718.75 15.625 15.625], 'FaceColor',[0 0 0]);
rectangle('Position',[953.125 -718.75 15.625 15.625], 'FaceColor',[0 0 0]);
rectangle('Position',[531.25 -765.625 15.625 15.625], 'FaceColor',[1 1 1]);
rectangle('Position',[546.875 -765.625 15.625 15.625], 'FaceColor',[0 0 0]);
rectangle('Position',[531.25 -781.25 15.625 15.625], 'FaceColor',[1 1 1]);
rectangle('Position',[546.875 -781.25 15.625 15.625], 'FaceColor',[0 0 0]);
rectangle('Position',[531.25 -796.875 15.625 15.625], 'FaceColor',[1 1 1]);
rectangle('Position',[546.875 -796.875 15.625 15.625], 'FaceColor',[0 0 0]);
rectangle('Position',[531.25 -812.5 15.625 15.625], 'FaceColor',[1 1 1]);
rectangle('Position',[546.875 -812.5 15.625 15.625], 'FaceColor',[0 0 0]);
rectangle('Position',[531.25 -828.125 15.625 15.625], 'FaceColor',[1 1 1]);
rectangle('Position',[546.875 -828.125 15.625 15.625], 'FaceColor',[0 0 0]);
rectangle('Position',[531.25 -843.75 15.625 15.625], 'FaceColor',[1 1 1]);
rectangle('Position',[546.875 -843.75 15.625 15.625], 'FaceColor',[0 0 0]);
rectangle('Position',[531.25 -859.375 15.625 15.625], 'FaceColor',[1 1 1]);
rectangle('Position',[546.875 -859.375 15.625 15.625], 'FaceColor',[0 0 0]);
rectangle('Position',[531.25 -875 15.625 15.625], 'FaceColor',[1 1 1]);
rectangle('Position',[546.875 -875 15.625 15.625], 'FaceColor',[0 0 0]);
rectangle('Position',[531.25 -890.625 15.625 15.625], 'FaceColor',[1 1 1]);
rectangle('Position',[546.875 -890.625 15.625 15.625], 'FaceColor',[0 0 0]);
rectangle('Position',[531.25 -906.25 15.625 15.625], 'FaceColor',[1 1 1]);
rectangle('Position',[546.875 -906.25 15.625 15.625], 'FaceColor',[0 0 0]);
rectangle('Position',[531.25 -921.875 15.625 15.625], 'FaceColor',[1 1 1]);
rectangle('Position',[546.875 -921.875 15.625 15.625], 'FaceColor',[0 0 0]);
rectangle('Position',[531.25 -937.5 15.625 15.625], 'FaceColor',[1 1 1]);
rectangle('Position',[546.875 -937.5 15.625 15.625], 'FaceColor',[0 0 0]);
rectangle('Position',[531.25 -953.125 15.625 15.625], 'FaceColor',[1 1 1]);
rectangle('Position',[546.875 -953.125 15.625 15.625], 'FaceColor',[0 0 0]);
rectangle('Position',[531.25 -968.75 15.625 15.625], 'FaceColor',[1 1 1]);
rectangle('Position',[546.875 -968.75 15.625 15.625], 'FaceColor',[0 0 0]);
X=[933.333,875,812.5,781.25,750,750,625,562.5,500,437.5,375,312.5,281.25,265.625,250,234.375,218.75,187.5,125,62.5,62.5,62.5,62.5,62.5,62.5,62.5,62.5,62.5,62.5,62.5,66.6667,66.6667];
Y=[-933.333,-875,-812.5,-806.25,-781.25,-750,-625,-625,-612.5,-562.5,-500,-468.75,-453.125,-453.125,-453.125,-453.125,-453.125,-468.75,-500,-562.5,-593.75,-625,-656.25,-687.5,-718.75,-750,-781.25,-812.5,-843.75,-875,-933.333,-933.333];
hold on;
plot(X,Y,'r');
plot(X,Y,'bo');
legend('3071.57','Location','southoutside');
